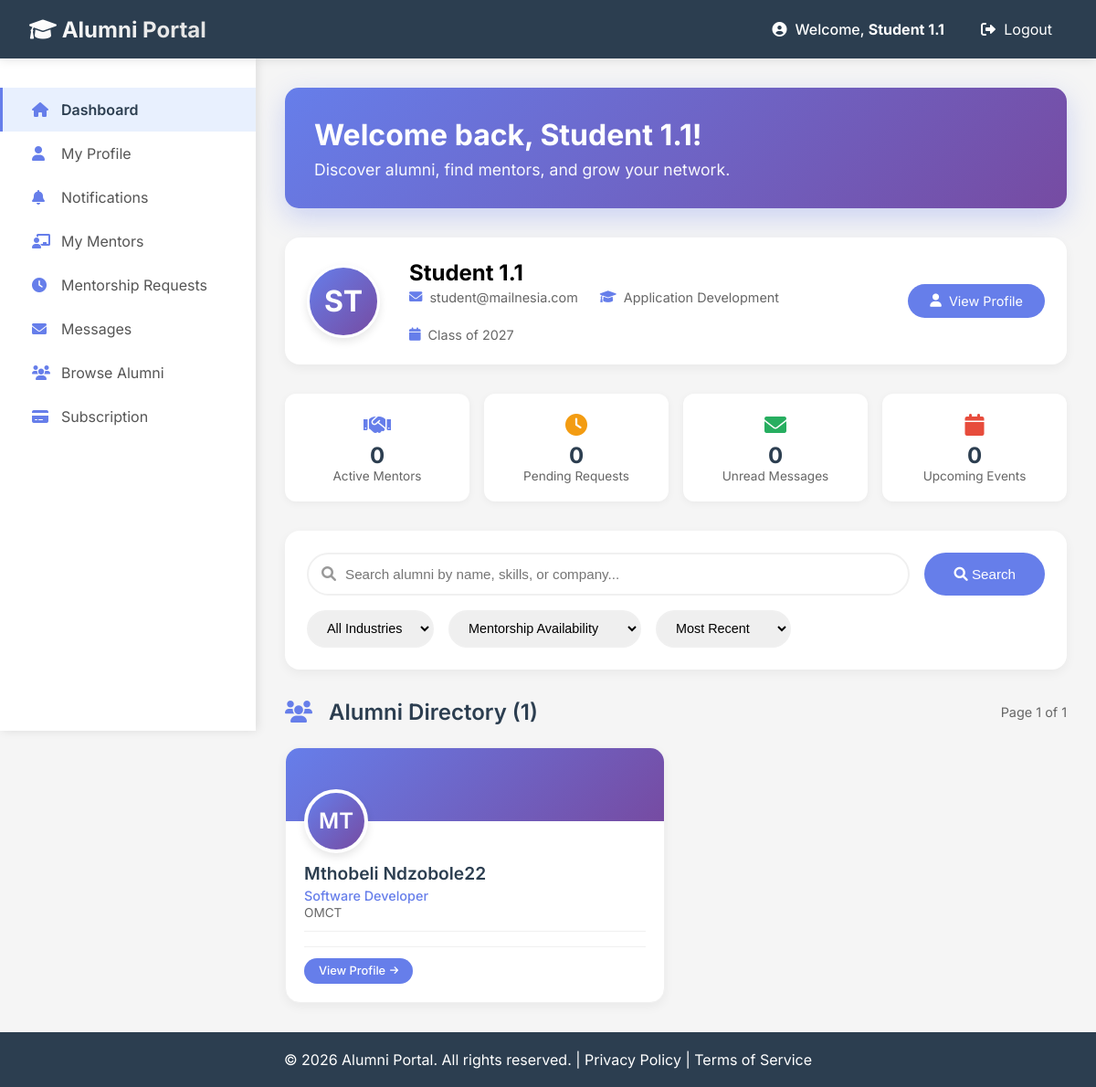
The page /student/dashboard (signed in) on the database its author committed.
### app/models/user.py (models this page shows)
class User(db.Model):
    __tablename__ = 'users'
    id = db.Column(db.Integer, primary_key=True)
    full_name = db.Column(db.String(100))
    email = db.Column(db.String(120), unique=True, nullable=False)
    password_hash = db.Column(db.Text, nullable=False)
    role = db.Column(db.String(20), nullable=False)
    profile_picture = db.Column(db.Text, default='default_avatar.png')
    created_at = db.Column(db.DateTime, default=datetime.utcnow)

class StudentProfile(db.Model):
    __tablename__ = 'student_profiles'
    id = db.Column(db.Integer, primary_key=True)
    user_id = db.Column(db.Integer, db.ForeignKey('users.id', ondelete='CASCADE'), unique=True)
    course = db.Column(db.String(100))
    graduation_year = db.Column(db.Integer)
    interests = db.Column(db.Text)
    is_subscribed = db.Column(db.Boolean, default=False)
    subscription_expiry = db.Column(db.DateTime, nullable=True)

class AlumniProfile(db.Model):
    __tablename__ = 'alumni_profiles'
    id = db.Column(db.Integer, primary_key=True)
    user_id = db.Column(db.Integer, db.ForeignKey('users.id', ondelete='CASCADE'), unique=True)
    job_title = db.Column(db.String(100))
    company = db.Column(db.String(100))
    industry = db.Column(db.String(100))
    skills = db.Column(db.Text)
    graduation_year = db.Column(db.Integer)
    mentorship_available = db.Column(db.Boolean, default=True)
    rating_count = db.Column(db.Integer, default=0)

### app/routes/student_routes.py (the view, shortened to what this page needs)
@student_bp.route("/dashboard")
def dashboard():
    print("="*50)
    print("STUDENT DASHBOARD ROUTE ACCESSED")
    user = get_current_user()
    print(f"User: {user}")
    if not user or user.role != 'student':
        flash('Please login as a student to access the dashboard.', 'error')
        return redirect(url_for('views.login_page'))
    student_profile = StudentProfile.query.filter_by(user_id=user.id).first()
    print(f"Student profile: {student_profile}")
    page = request.args.get('page', 1, type=int)
    per_page = 12
    search_query = request.args.get('q', '')
    industry_filter = request.args.get('industry', '')
    mentorship_filter = request.args.get('mentorship', '')
    sort_by = request.args.get('sort', 'recent')
    query = User.query.filter_by(role='alumni')
    query = query.join(AlumniProfile, User.id == AlumniProfile.user_id)
    if industry_filter:
        query = query.filter(AlumniProfile.industry == industry_filter)
    if mentorship_filter == 'available':
        query = query.filter(AlumniProfile.mentorship_available == True)
    if sort_by == 'name':
        query = query.order_by(User.full_name)
    elif sort_by == 'rating':
        query = query.order_by(AlumniProfile.rating_count.desc())
    else:
        query = query.order_by(User.created_at.desc())
    total_alumni = query.count()
    total_pages = math.ceil(total_alumni / per_page)
    alumni = query.offset((page - 1) * per_page).limit(per_page).all()
    alumni_list = []
    for a in alumni:
        profile = AlumniProfile.query.filter_by(user_id=a.id).first()
        if profile and profile.rating_count and profile.rating_count > 0:
            ratings = Rating.query.filter_by(alumni_id=a.id).all()
            avg_rating = sum(r.score for r in ratings) / len(ratings) if ratings else 0
            profile.rating_avg = avg_rating
        alumni_list.append({
            'id': a.id,
            'full_name': a.full_name,
            'email': a.email,
            'profile': profile
        })
    return render_template("student/dashboard.html",
                         user=user,
                         student_profile=student_profile,
                         alumni_list=alumni_list,
                         total_alumni=total_alumni,
                         current_page=page,
                         total_pages=total_pages,
                         search_query=search_query,
                         industry_filter=industry_filter,
                         mentorship_filter=mentorship_filter,
                         sort_by=sort_by)

### app/routes/student_routes.py (called while the page is built)
def get_current_user():
    if 'user_id' in session:
        return User.query.get(session['user_id'])
    return None

### app/templates/student/dashboard.html (shortened to what this page needs)
{% extends "student/base_student.html" %}
{% block student_content %}
<div class="student-welcome-card">
    <h1>Welcome back, {{ user.full_name }}!</h1>
    <p>Discover alumni, find mentors, and grow your network.</p>
</div>
<div style="background: white; border-radius: 16px; padding: 1.5rem; margin-bottom: 2rem; display: flex; align-items: center; gap: 2rem; box-shadow: 0 4px 12px rgba(0,0,0,0.05);">
    <div style="width: 80px; height: 80px; background: linear-gradient(135deg, #667eea 0%, #764ba2 100%); border-radius: 50%; display: flex; align-items: center; justify-content: center; color: white; font-size: 2rem; font-weight: bold; border: 3px solid white; box-shadow: 0 4px 10px rgba(0,0,0,0.1);">
        {{ user.full_name[:2].upper() }}
    </div>
    <div style="flex: 1;">
        <h2 style="font-size: 1.5rem; margin-bottom: 0.25rem;">{{ user.full_name }}</h2>
        <div style="display: flex; gap: 1.5rem; flex-wrap: wrap;">
            <div style="display: flex; align-items: center; gap: 0.5rem; color: #666; font-size: 0.9rem;">
                <i class="fas fa-envelope" style="color: #667eea;"></i>
                <span>{{ user.email }}</span>
            </div>
            {% if student_profile %}
                {% if student_profile.course %}
                <div style="display: flex; align-items: center; gap: 0.5rem; color: #666; font-size: 0.9rem;">
                    <i class="fas fa-graduation-cap" style="color: #667eea;"></i>
                    <span>{{ student_profile.course }}</span>
                </div>
                {% endif %}
                {% if student_profile.graduation_year %}
                <div style="display: flex; align-items: center; gap: 0.5rem; color: #666; font-size: 0.9rem;">
                    <i class="fas fa-calendar" style="color: #667eea;"></i>
                    <span>Class of {{ student_profile.graduation_year }}</span>
                </div>
                {% endif %}
            {% endif %}
        </div>
    </div>
    <a href="{{ url_for('profile_module.student_profile_view') }}" style="padding: 0.6rem 1.5rem; background: #667eea; color: white; border-radius: 25px; text-decoration: none; font-size: 0.9rem; display: inline-flex; align-items: center; gap: 0.5rem; transition: all 0.2s;"
       onmouseover="this.style.background='#764ba2'" onmouseout="this.style.background='#667eea'">
        <i class="fas fa-user"></i> View Profile
    </a>
</div>
<div style="display: grid; grid-template-columns: repeat(4, 1fr); gap: 1rem; margin-bottom: 2rem;">
    <div style="background: white; padding: 1.25rem; border-radius: 12px; box-shadow: 0 2px 8px rgba(0,0,0,0.05); text-align: center;">
        <div style="color: #667eea; font-size: 1.5rem; margin-bottom: 0.25rem;">
            <i class="fas fa-handshake"></i>
        </div>
        <div style="font-size: 1.5rem; font-weight: bold; color: #2c3e50;">{{ active_mentors_count|default(0) }}</div>
        <div style="font-size: 0.85rem; color: #666;">Active Mentors</div>
    </div>
    <div style="background: white; padding: 1.25rem; border-radius: 12px; box-shadow: 0 2px 8px rgba(0,0,0,0.05); text-align: center;">
        <div style="color: #f39c12; font-size: 1.5rem; margin-bottom: 0.25rem;">
            <i class="fas fa-clock"></i>
        </div>
        <div style="font-size: 1.5rem; font-weight: bold; color: #2c3e50;">{{ pending_requests_count|default(0) }}</div>
        <div style="font-size: 0.85rem; color: #666;">Pending Requests</div>
    </div>
    <div style="background: white; padding: 1.25rem; border-radius: 12px; box-shadow: 0 2px 8px rgba(0,0,0,0.05); text-align: center;">
        <div style="color: #27ae60; font-size: 1.5rem; margin-bottom: 0.25rem;">
            <i class="fas fa-envelope"></i>
        </div>
        <div style="font-size: 1.5rem; font-weight: bold; color: #2c3e50;">{{ unread_messages_count|default(0) }}</div>
        <div style="font-size: 0.85rem; color: #666;">Unread Messages</div>
    </div>
    <div style="background: white; padding: 1.25rem; border-radius: 12px; box-shadow: 0 2px 8px rgba(0,0,0,0.05); text-align: center;">
        <div style="color: #e74c3c; font-size: 1.5rem; margin-bottom: 0.25rem;">
            <i class="fas fa-calendar"></i>
        </div>
        <div style="font-size: 1.5rem; font-weight: bold; color: #2c3e50;">{{ upcoming_events_count|default(0) }}</div>
        <div style="font-size: 0.85rem; color: #666;">Upcoming Events</div>
    </div>
</div>
<div style="background: white; border-radius: 16px; padding: 1.5rem; margin-bottom: 2rem; box-shadow: 0 4px 12px rgba(0,0,0,0.05);">
    <form method="GET" action="{{ url_for('student.search_alumni') }}" id="searchForm">
        <div style="display: flex; gap: 1rem; margin-bottom: 1rem;">
            <div style="flex: 1; position: relative;">
                <i class="fas fa-search" style="position: absolute; left: 1rem; top: 50%; transform: translateY(-50%); color: #999;"></i>
                <input type="text"
                       name="q"
                       style="width: 100%; padding: 0.8rem 1rem 0.8rem 2.5rem; border: 2px solid #f0f0f0; border-radius: 30px; font-size: 0.95rem;"
                       placeholder="Search alumni by name, skills, or company..."
                       value="{{ search_query or '' }}">
            </div>
            <button type="submit" style="padding: 0.8rem 2rem; background: #667eea; color: white; border: none; border-radius: 30px; font-size: 0.95rem; cursor: pointer;">
                <i class="fas fa-search"></i> Search
            </button>
        </div>
        <div style="display: flex; gap: 1rem; flex-wrap: wrap;">
            <select name="industry" style="padding: 0.6rem 1rem; border: 2px solid #f0f0f0; border-radius: 25px; font-size: 0.9rem;" onchange="this.form.submit()">
                <option value="">All Industries</option>
            </select>
            <select name="mentorship" style="padding: 0.6rem 1rem; border: 2px solid #f0f0f0; border-radius: 25px; font-size: 0.9rem;" onchange="this.form.submit()">
                <option value="">Mentorship Availability</option>
            </select>
            <select name="sort" style="padding: 0.6rem 1rem; border: 2px solid #f0f0f0; border-radius: 25px; font-size: 0.9rem;" onchange="this.form.submit()">
                <option value="recent" {% if sort_by == 'recent' %}selected{% endif %}>Most Recent</option>
            </select>
        </div>
    </form>
</div>
<div style="display: flex; justify-content: space-between; align-items: center; margin-bottom: 1.5rem;">
    <h2 style="font-size: 1.5rem; font-weight: 600; color: #2c3e50; margin: 0;">
        <i class="fas fa-users" style="color: #667eea; margin-right: 0.75rem;"></i>
        {% if total_alumni > 0 %}
            Alumni Directory ({{ total_alumni }})
        {% else %}
            Alumni Directory
        {% endif %}
    </h2>
    {% if total_alumni > 0 %}
    <span style="font-size: 0.9rem; color: #666;">Page {{ current_page }} of {{ total_pages }}</span>
    {% endif %}
</div>
<div style="display: grid; grid-template-columns: repeat(auto-fill, minmax(320px, 1fr)); gap: 1.5rem;">
    {% for alumni in alumni_list %}
    <div style="background: white; border-radius: 16px; overflow: hidden; box-shadow: 0 4px 12px rgba(0,0,0,0.05); border: 1px solid #f0f0f0;">
        <div style="height: 80px; background: linear-gradient(135deg, #667eea 0%, #764ba2 100%); position: relative;">
            <div style="position: absolute; bottom: -35px; left: 20px;">
                <div style="width: 70px; height: 70px; background: white; border-radius: 50%; display: flex; align-items: center; justify-content: center; border: 4px solid white; box-shadow: 0 4px 10px rgba(0,0,0,0.1);">
                    <div style="width: 62px; height: 62px; background: linear-gradient(135deg, #667eea 0%, #764ba2 100%); border-radius: 50%; display: flex; align-items: center; justify-content: center; color: white; font-size: 1.5rem; font-weight: 600;">
                        {{ alumni.full_name[:2].upper() }}
                    </div>
                </div>
            </div>
        </div>
        <div style="padding: 45px 20px 20px 20px;">
            <div style="margin-bottom: 12px;">
                <h3 style="font-size: 1.2rem; font-weight: 600; color: #2c3e50; margin: 0 0 4px 0;">{{ alumni.full_name }}</h3>
                {% if alumni.profile %}
                    <p style="font-size: 0.9rem; color: #667eea; margin: 0; font-weight: 500;">{{ alumni.profile.job_title or 'Professional' }}</p>
                    <p style="font-size: 0.85rem; color: #666; margin: 2px 0 0 0;">{{ alumni.profile.company or 'Company not specified' }}</p>
                {% endif %}
            </div>
            <div style="display: flex; gap: 1rem; margin-bottom: 12px; padding: 8px 0; border-top: 1px solid #f0f0f0; border-bottom: 1px solid #f0f0f0;">
            </div>
            <div style="display: flex; justify-content: space-between; align-items: center; margin-top: 5px;">
                <a href="{{ url_for('student.view_alumni', alumni_id=alumni.id) }}"
                   style="display: inline-flex; align-items: center; gap: 0.3rem; padding: 0.4rem 1rem; background: #667eea; color: white; border-radius: 20px; font-size: 0.8rem; font-weight: 500; text-decoration: none;">
                    View Profile
                    <i class="fas fa-arrow-right" style="font-size: 0.65rem;"></i>
                </a>
            </div>
        </div>
    </div>
    {% endfor %}
</div>
{% endblock %}

### app/templates/base.html (shortened to what this page needs)
<!DOCTYPE html>
<html lang="en">
<head>
    <link rel="stylesheet" href="https://cdnjs.cloudflare.com/ajax/libs/font-awesome/6.0.0/css/all.min.css">
</head>
<body>
    <nav class="navbar">
        <div class="logo">
            <a href="{{ url_for('views.home') }}">
                <i class="fas fa-graduation-cap"></i> Alumni Portal
            </a>
        </div>
        <div class="user-menu">
            {% if session.get('user_id') %}
                <span>
                    <i class="fas fa-user-circle"></i>
                    Welcome, <strong>{{ session.get('user_name', 'User') }}</strong>
                </span>
                <a href="{{ url_for('auth.logout') }}">
                    <i class="fas fa-sign-out-alt"></i> Logout
                </a>
            {% endif %}
        </div>
    </nav>
    {% block content %}{% endblock %}
    <footer class="footer">
        <p>&copy; 2026 Alumni Portal. All rights reserved. | <a href="#" style="color: white; text-decoration: none;">Privacy Policy</a> | <a href="#" style="color: white; text-decoration: none;">Terms of Service</a></p>
    </footer>
</body>
</html>

### app/templates/student/base_student.html (style rules this page uses)
.student-welcome-card { background: linear-gradient(135deg, #667eea 0%, #764ba2 100%); color: white; padding: 2rem; border-radius: 15px; margin-bottom: 2rem; box-shadow: 0 10px 30px rgba(102, 126, 234, 0.3); }
.student-welcome-card h1 { font-size: 2rem; margin-bottom: 0.5rem; }
.student-welcome-card p { font-size: 1.1rem; opacity: 0.95; }

### app/templates/base.html (style rules this page uses)
* { margin: 0; padding: 0; box-sizing: border-box; }
body { font-family: 'Inter', -apple-system, BlinkMacSystemFont, 'Segoe UI', Roboto, Oxygen, Ubuntu, sans-serif; background: #f5f5f5; min-height: 100vh; display: flex; flex-direction: column; }
.navbar { background: #2c3e50; color: white; padding: 1rem 2rem; display: flex; justify-content: space-between; align-items: center; position: sticky; top: 0; z-index: 1000; height: 64px; width: 100%; box-shadow: 0 2px 10px rgba(0,0,0,0.1); }
.logo a { color: white; text-decoration: none; font-size: 1.5rem; font-weight: bold; white-space: nowrap; background: linear-gradient(135deg, #fff 0%, #e0e0e0 100%); -webkit-background-clip: text; -webkit-text-fill-color: transparent; background-clip: text; }
.user-menu { display: flex; align-items: center; gap: 1.5rem; }
.user-menu span { font-weight: 500; white-space: nowrap; }
.user-menu a { color: white; text-decoration: none; padding: 0.5rem 1rem; border-radius: 5px; transition: background 0.3s; white-space: nowrap; }
.user-menu i { margin-right: 0.3rem; }
.footer { background: #2c3e50; color: white; text-align: center; padding: 1rem; margin-top: auto; height: 60px; display: flex; align-items: center; justify-content: center; }

### rows shown on the page
User: get "Student 1.1", full_name "Student 1.1", full_name "ST", email "student@mailnesia.com"
StudentProfile: course "Application Development", graduation_year "2027"
User: full_name "MT", full_name "Mthobeli Ndzobole22", profile "Software Developer", profile "OMCT"

### other values the page prints
{{ active_mentors_count|default(0) }} "0"
{{ pending_requests_count|default(0) }} "0"
{{ unread_messages_count|default(0) }} "0"
{{ upcoming_events_count|default(0) }} "0"
{{ total_alumni }} "1"
{{ current_page }} "1"
{{ total_pages }} "1"
